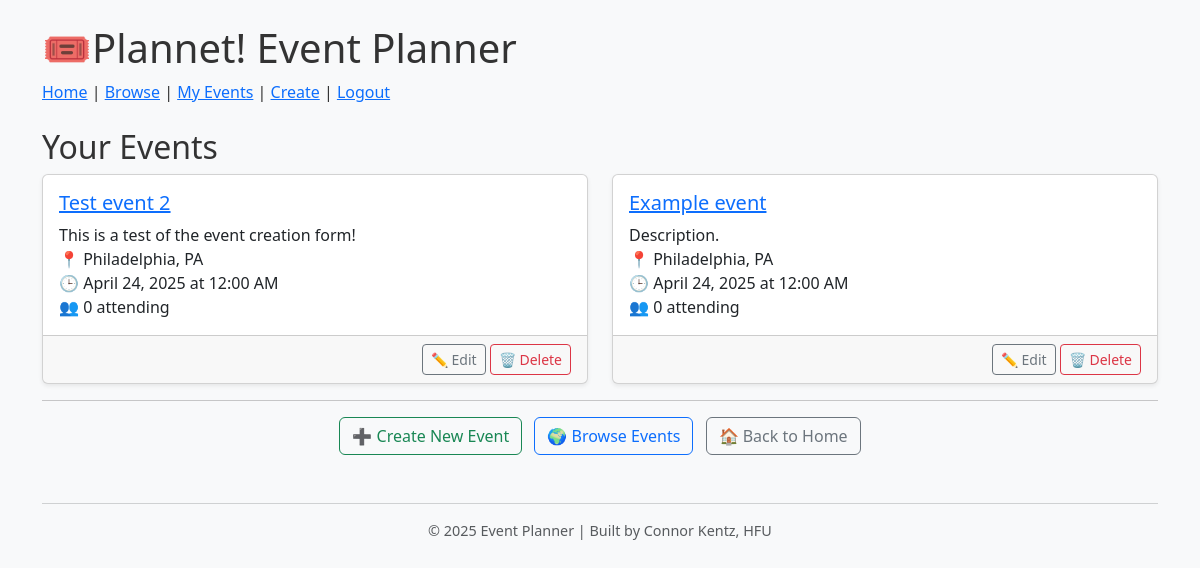
The page /events/ (signed in) on the database as committed earlier.
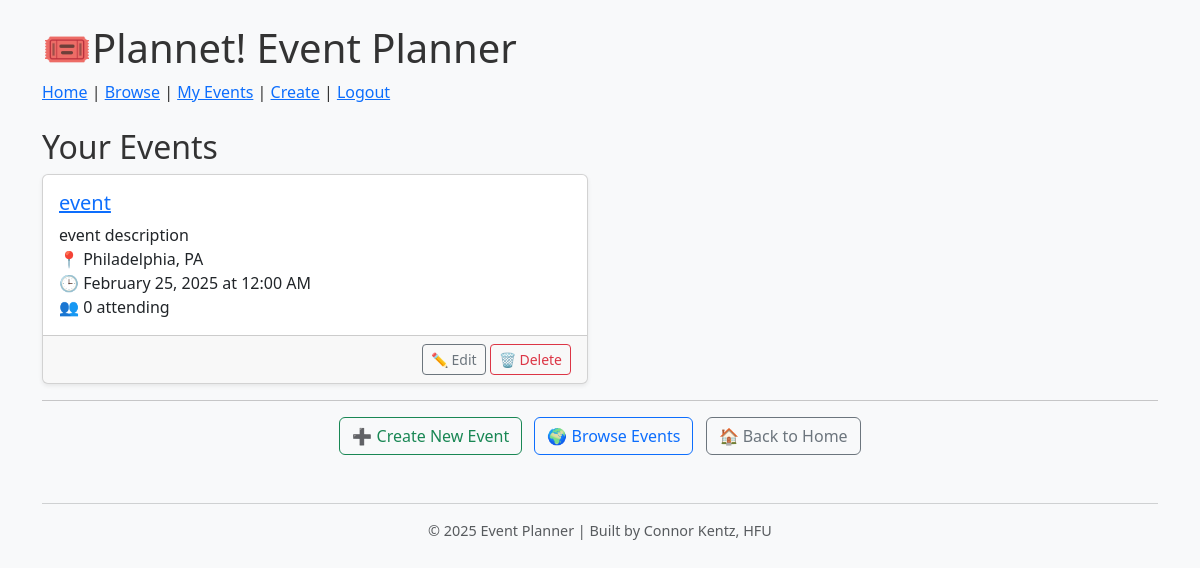
The same page on the database as committed later.
### events/models.py (models this page shows)
class Event(models.Model):
    title = models.CharField(max_length=100)
    description = models.TextField()
    date = models.DateTimeField()
    location = models.CharField(max_length=200)
    organizer = models.ForeignKey(User, on_delete=models.CASCADE)
    from django.db import models

### events/views.py (the view)
# urls.py: path('', views.event_list, name='event_list'),
@login_required
def event_list(request):
    events = Event.objects.filter(organizer=request.user).order_by('date')
    return render(request, 'events/event_list.html', {'events': events})

### templates/events/event_list.html (shortened to what this page needs)
{% extends 'base.html' %}
{% block content %}
<h2>Your Events</h2>
{% if events %}
<div class="row row-cols-1 row-cols-md-2 g-4">
    {% for event in events %}
    <div class="col">
        <div class="card h-100 shadow-sm fade-in-card">
            <div class="card-body">
                <h5 class="card-title">
                    <a href="{% url 'event_detail' event.id %}">{{ event.title }}</a>
                </h5>
                <p class="card-text">
                    {{ event.description }}<br>
                    📍 {{ event.location }}<br>
                    🕒 {{ event.date|date:"F j, Y \\a\\t g:i A" }}<br>
                    👥 {{ event.rsvp_set.count }} attending
                </p>
            </div>
            <div class="card-footer text-end">
                {% if user == event.organizer %}
                    <a href="{% url 'edit_event' event.id %}" class="btn btn-sm btn-outline-secondary">✏️ Edit</a>
                    <a href="{% url 'delete_event' event.id %}" class="btn btn-sm btn-outline-danger">🗑️ Delete</a>
                {% endif %}
            </div>
        </div>
    </div>
    {% endfor %}
</div>
{% else %}
<div class="alert alert-info text-center mt-4">
    <p>You haven't created any events yet!</p>
    <a href="{% url 'create_event' %}" class="btn btn-primary mt-2">➕ Create Your First Event</a>
</div>
{% endif %}
<hr>
<div class="mt-3 text-center">
    <a href="{% url 'create_event' %}" class="btn btn-outline-success me-2">➕ Create New Event</a>
    <a href="{% url 'browse_events' %}" class="btn btn-outline-primary me-2">🌍 Browse Events</a>
    <a href="{% url 'home' %}" class="btn btn-outline-secondary">🏠 Back to Home</a>
</div>
{% endblock %}

### templates/base.html (shortened to what this page needs)
<!DOCTYPE html>
<html lang="en">
<head>
    <link href="https://cdn.jsdelivr.net/npm/bootstrap@5.3.0/dist/css/bootstrap.min.css" rel="stylesheet">
</head>
<body class="container py-4">
<header class="mb-4">
    <h1 class="display-6">🎟️Plannet! Event Planner</h1>
    <div class="mb-2">
        <a href="{% url 'home' %}">Home</a> |
        <a href="{% url 'browse_events' %}">Browse</a> |
        <a href="{% url 'event_list' %}">My Events</a> |
        <a href="{% url 'create_event' %}">Create</a> |
        {% if user.is_authenticated %}
            <a href="{% url 'logout' %}">Logout</a>
        {% else %}
            <a href="{% url 'login' %}">Login</a>
        {% endif %}
    </div>
</header>
    {% block content %}{% endblock %}
    <footer class="text-center text-muted mt-5">
    <hr>
    <p>&copy; 2025 Event Planner | Built by Connor Kentz, HFU</p>
</footer>
</body>
</html>

### templates/base.html (style rules this page uses)
body { background-color: #f8f9fa; color: #333; }
footer { font-size: 0.9rem; color: #6c757d; }
.card { transition: transform 0.2s, box-shadow 0.2s; }
.fade-in-card { opacity: 0; transform: translateY(10px); animation: fadeInMove 0.6s ease-out forwards; }

Rows that differ between the two databases and show on the page:
removed Event: title "Test event 2", description "This is a test of the event creation form!", location "Philadelphia, PA", date "April 24, 2025 at 12:00 AM", rsvp_set.count "0", shows "✏️ Edit"
removed Event: title "Example event", description "Description.", location "Philadelphia, PA", date "April 24, 2025 at 12:00 AM", rsvp_set.count "0", shows "✏️ Edit"
added Event: title "event", description "event description", location "Philadelphia, PA", date "February 25, 2025 at 12:00 AM", rsvp_set.count "0", shows "✏️ Edit"
